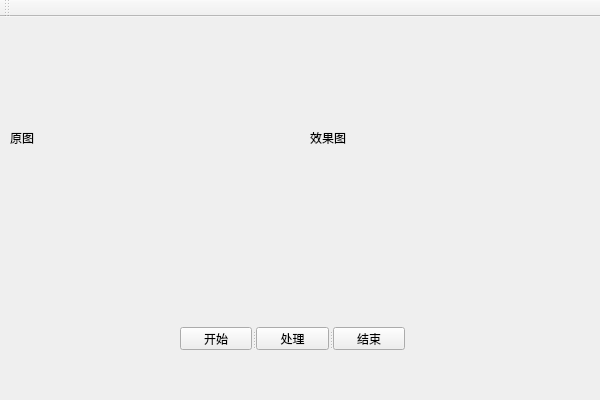
<?xml version="1.0" encoding="UTF-8"?>
<ui version="4.0">
 <class>testguiClass</class>
 <widget class="QMainWindow" name="testguiClass">
  <property name="geometry">
   <rect>
    <x>0</x>
    <y>0</y>
    <width>600</width>
    <height>400</height>
   </rect>
  </property>
  <property name="windowTitle">
   <string>testgui</string>
  </property>
  <widget class="QWidget" name="centralWidget">
   <widget class="QLabel" name="pic_1">
    <property name="geometry">
     <rect>
      <x>10</x>
      <y>0</y>
      <width>291</width>
      <height>241</height>
     </rect>
    </property>
    <property name="text">
     <string>原图</string>
    </property>
   </widget>
   <widget class="QLabel" name="pic_2">
    <property name="geometry">
     <rect>
      <x>310</x>
      <y>0</y>
      <width>261</width>
      <height>241</height>
     </rect>
    </property>
    <property name="text">
     <string>效果图</string>
    </property>
   </widget>
   <widget class="QSplitter" name="splitter">
    <property name="geometry">
     <rect>
      <x>180</x>
      <y>310</y>
      <width>225</width>
      <height>23</height>
     </rect>
    </property>
    <property name="orientation">
     <enum>Qt::Horizontal</enum>
    </property>
    <widget class="QPushButton" name="Push_start">
     <property name="text">
      <string>开始</string>
     </property>
    </widget>
    <widget class="QPushButton" name="Push_process">
     <property name="text">
      <string>处理</string>
     </property>
    </widget>
    <widget class="QPushButton" name="Push_close">
     <property name="text">
      <string>结束</string>
     </property>
    </widget>
   </widget>
  </widget>
  <widget class="QMenuBar" name="menuBar">
   <property name="geometry">
    <rect>
     <x>0</x>
     <y>0</y>
     <width>600</width>
     <height>23</height>
    </rect>
   </property>
  </widget>
  <widget class="QToolBar" name="mainToolBar">
   <attribute name="toolBarArea">
    <enum>TopToolBarArea</enum>
   </attribute>
   <attribute name="toolBarBreak">
    <bool>false</bool>
   </attribute>
  </widget>
 </widget>
 <layoutdefault spacing="6" margin="11"/>
 <resources>
  <include location="testui.qrc"/>
 </resources>
 <connections>
  <connection>
   <sender>Push_close</sender>
   <signal>clicked()</signal>
   <receiver>testguiClass</receiver>
   <slot>close()</slot>
   <hints>
    <hint type="sourcelabel">
     <x>360</x>
     <y>346</y>
    </hint>
    <hint type="destinationlabel">
     <x>377</x>
     <y>294</y>
    </hint>
   </hints>
  </connection>
  <connection>
   <sender>Push_start</sender>
   <signal>clicked()</signal>
   <receiver>testguiClass</receiver>
   <slot>flag1()</slot>
   <hints>
    <hint type="sourcelabel">
     <x>199</x>
     <y>353</y>
    </hint>
    <hint type="destinationlabel">
     <x>136</x>
     <y>330</y>
    </hint>
   </hints>
  </connection>
  <connection>
   <sender>Push_process</sender>
   <signal>clicked()</signal>
   <receiver>testguiClass</receiver>
   <slot>flag2()</slot>
   <hints>
    <hint type="sourcelabel">
     <x>292</x>
     <y>353</y>
    </hint>
    <hint type="destinationlabel">
     <x>315</x>
     <y>245</y>
    </hint>
   </hints>
  </connection>
 </connections>
 <slots>
  <slot>slot1()</slot>
  <slot>start()</slot>
  <slot>peocess()</slot>
  <slot>flag1()</slot>
  <slot>flag2()</slot>
 </slots>
</ui>
